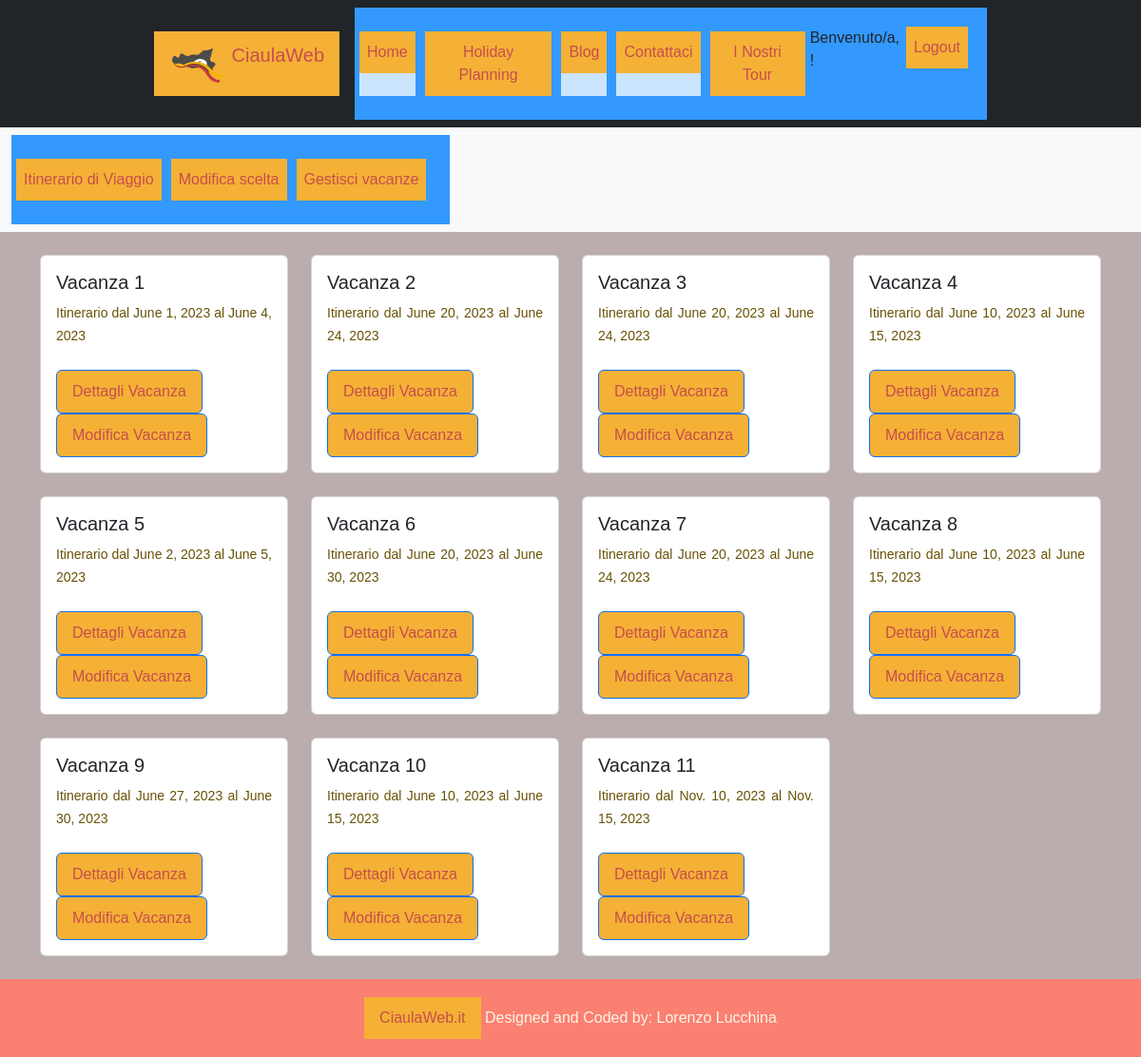
Page /HolidayPlanning/vacanze/ (signed in) on the earlier database version.
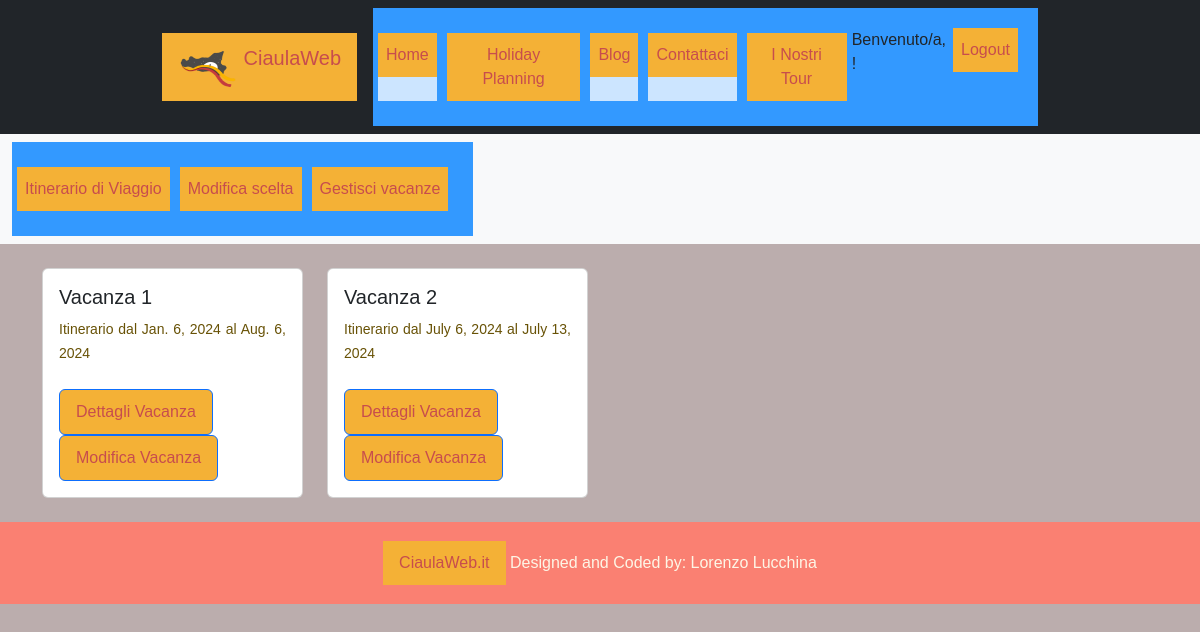
Same page on the later database version.
### HolidayPlanning/models.py (models this page shows, shortened)
class Vacanza(models.Model):
    dataArrivo = models.DateField()
    dataPartenza = models.DateField()
    nrPersone = models.IntegerField()
    budgetDisponibile = models.FloatField()
    utente = models.ForeignKey(UserProfileModel, related_name='Utente', on_delete=models.PROTECT)
    scelte = models.ManyToManyField(Scelta, related_name='vacanze')
    class Meta:
        verbose_name = "Vacanza"
        verbose_name_plural = "Vacanze"

### HolidayPlanning/views.py (the view)
# urls.py: path("vacanze/", VacanzeList.as_view(), name="vacanze"),
class VacanzeList(LoginRequiredMixin, ListView):
    model = Vacanza
    template_name = "HolidayPlanning/vacanze.html"
    def get_context_data(self, **kwargs):
        context = super().get_context_data(**kwargs)
        context['title'] = "Le tue Vacanze"
        context['utente'] = self.request.user
        context['vacanze'] = Vacanza.objects.filter(utente=self.request.user)
        context['tour'] = False
        return context

### HolidayPlanning/templates/HolidayPlanning/vacanze.html (shortened to what this page needs)
{% extends "base.html" %}
{% block content %}
  <div class="container mt-4">
    <div class="row">
        {% for v in vacanze %}
            <div class="col-md-3 mb-4">
                <div class="card">
                    <div class="card-body">
                        <h5 class="card-title">Vacanza {{forloop.counter }}</h5>
                        <p class="card-text">Itinerario dal {{ v.dataArrivo }} al {{ v.dataPartenza }}</p>
                        <a href="{% url "HolidayPlanning:dettagliovacanza" v.pk %}" class="btn btn-primary">Dettagli Vacanza</a>
                        <a href="{% url "HolidayPlanning:modificavacanza" v.pk %}" class="btn btn-primary">Modifica Vacanza</a>
                    </div>
                </div>
            </div>
        {% empty %}
                <p class="col-12">Non Hai ancora creato vacanze</p>
                <p class="col-12">Clicca <a href="{% url "HolidayPlanning:creavacanza" %}">qui</a> per crearne una</p>
        {% endfor %}
    </div>
  </div>
{% endblock %}

Differences in the rows shown:
removed Vacanza: dataArrivo "June 1, 2023", dataPartenza "June 4, 2023"
removed Vacanza: dataArrivo "June 20, 2023", dataPartenza "June 24, 2023"
removed Vacanza: dataArrivo "June 20, 2023", dataPartenza "June 24, 2023"
removed Vacanza: dataArrivo "June 10, 2023", dataPartenza "June 15, 2023"
removed Vacanza: dataArrivo "June 2, 2023", dataPartenza "June 5, 2023"
removed Vacanza: dataArrivo "June 20, 2023", dataPartenza "June 30, 2023"
removed Vacanza: dataArrivo "June 20, 2023", dataPartenza "June 24, 2023"
removed Vacanza: dataArrivo "June 10, 2023", dataPartenza "June 15, 2023"
removed Vacanza: dataArrivo "June 27, 2023", dataPartenza "June 30, 2023"
removed Vacanza: dataArrivo "June 10, 2023", dataPartenza "June 15, 2023"
removed Vacanza: dataArrivo "Nov. 10, 2023", dataPartenza "Nov. 15, 2023"
added Vacanza: dataArrivo "Jan. 6, 2024", dataPartenza "Aug. 6, 2024"
added Vacanza: dataArrivo "July 6, 2024", dataPartenza "July 13, 2024"
